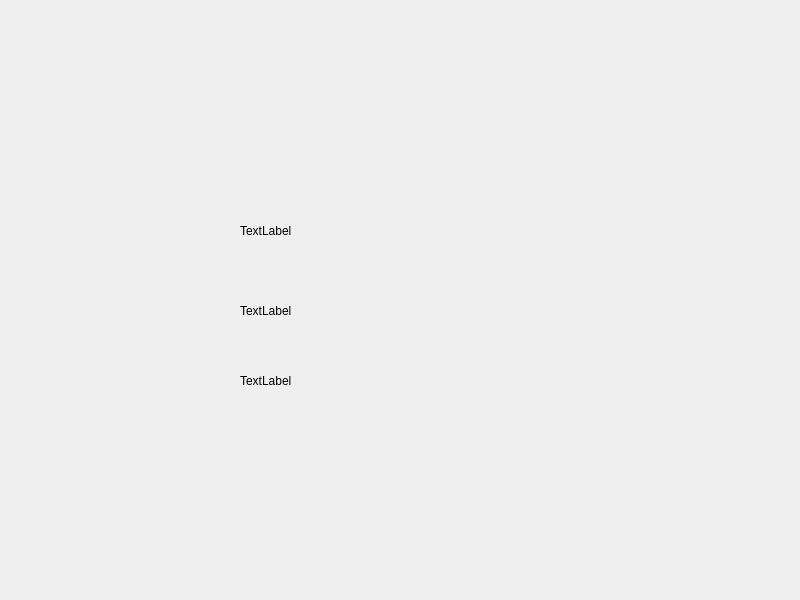
<?xml version="1.0" encoding="UTF-8"?>
<ui version="4.0">
 <class>Widget</class>
 <widget class="QWidget" name="Widget">
  <property name="geometry">
   <rect>
    <x>0</x>
    <y>0</y>
    <width>800</width>
    <height>600</height>
   </rect>
  </property>
  <property name="windowTitle">
   <string>Widget</string>
  </property>
  <widget class="QLabel" name="label">
   <property name="geometry">
    <rect>
     <x>240</x>
     <y>210</y>
     <width>151</width>
     <height>41</height>
    </rect>
   </property>
   <property name="text">
    <string>TextLabel</string>
   </property>
  </widget>
  <widget class="QLabel" name="label_2">
   <property name="geometry">
    <rect>
     <x>240</x>
     <y>290</y>
     <width>151</width>
     <height>41</height>
    </rect>
   </property>
   <property name="text">
    <string>TextLabel</string>
   </property>
  </widget>
  <widget class="QLabel" name="label_3">
   <property name="geometry">
    <rect>
     <x>240</x>
     <y>360</y>
     <width>161</width>
     <height>41</height>
    </rect>
   </property>
   <property name="text">
    <string>TextLabel</string>
   </property>
  </widget>
 </widget>
 <resources/>
 <connections/>
</ui>
